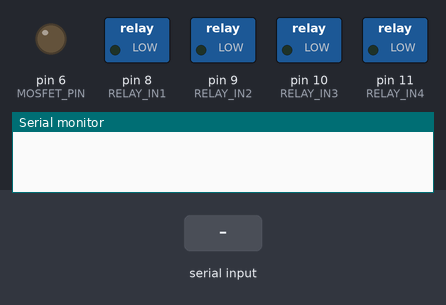
The sketch below on a simulated Arduino Uno, built with avr-gcc and run on an emulated ATmega328P. On the bench: switched loads named in the sketch (green lamp = pin HIGH), output pins drawn as LEDs (lit = HIGH), the last lines printed to the serial monitor. The test bench sets the inputs (shaded band).

Above: at 1.2 s.
1.3 s: "O" received over Serial
At 1.9 s:
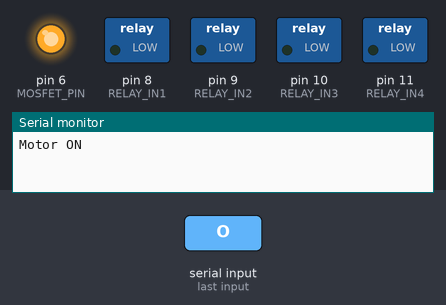
4.3 s: "1" received over the second serial link
At 5.3 s:
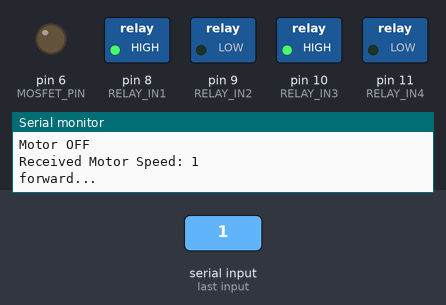
5.8 s: "2" received over the second serial link
At 6.5 s:
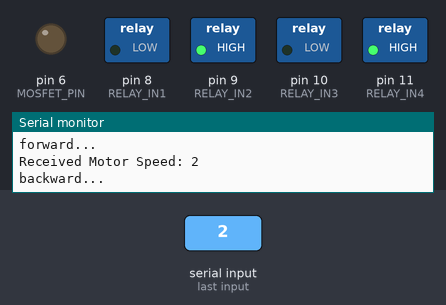
7.3 s: "3" received over the second serial link
At 7.6 s:
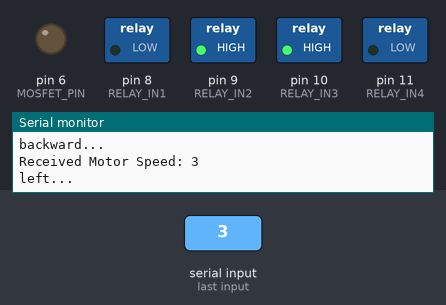
8.8 s: "4" received over the second serial link
At 9.9 s:
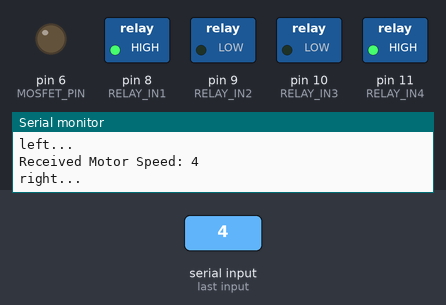
10.3 s: "O" received over Serial
At 11.1 s:
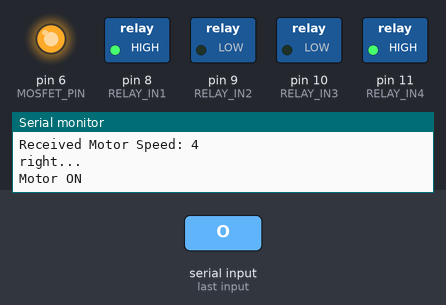
Timing chart, 0 to 13.8 s (numbered marks = the images above; inputs shaded):
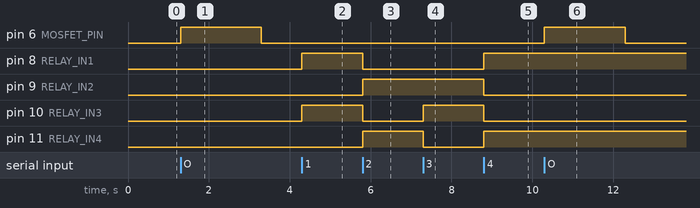

The sketch:

TOYSTICK_RX.ino
```cpp
#include <SoftwareSerial.h>

#define HC12_TX 3  // HC-12 TX Pin (Arduino TX)
#define HC12_RX 2  // HC-12 RX Pin (Arduino RX)
#define RELAY_IN1 8
#define RELAY_IN2 9
#define RELAY_IN3 10
#define RELAY_IN4 11
#define MOSFET_PIN 6

SoftwareSerial hc12(HC12_TX, HC12_RX);  // HC-12 Serial Communication

void setup() {
  Serial.begin(9600);
  hc12.begin(9600);

  pinMode(RELAY_IN1, OUTPUT);
  pinMode(RELAY_IN2, OUTPUT);
  pinMode(RELAY_IN3, OUTPUT);
  pinMode(RELAY_IN4, OUTPUT);
  pinMode(MOSFET_PIN, OUTPUT);

  digitalWrite(RELAY_IN1, LOW);
  digitalWrite(RELAY_IN2, LOW);
  digitalWrite(RELAY_IN3, LOW);
  digitalWrite(RELAY_IN4, LOW);
}

void loop() {
  if (hc12.available()) {
    char motorSpeed = hc12.read();  // Read joystick value


    Serial.print("Received Motor Speed: ");
    Serial.println(motorSpeed);

    if (motorSpeed == '1') {  // Forward
      digitalWrite(RELAY_IN1, HIGH);
      digitalWrite(RELAY_IN2, LOW);
      digitalWrite(RELAY_IN3, HIGH);
      digitalWrite(RELAY_IN4, LOW);
      Serial.println("forward...");

    } else if (motorSpeed == '2') {  // back
      digitalWrite(RELAY_IN1, LOW);
      digitalWrite(RELAY_IN2, HIGH);
      digitalWrite(RELAY_IN3, LOW);
      digitalWrite(RELAY_IN4, HIGH);
      Serial.println("backward...");
    } else if (motorSpeed == '3') {  // right
      digitalWrite(RELAY_IN1, LOW);
      digitalWrite(RELAY_IN2, HIGH);
      digitalWrite(RELAY_IN3, HIGH);
      digitalWrite(RELAY_IN4, LOW);
      Serial.println("left...");
    }

    else if (motorSpeed == '4') {  // left
      digitalWrite(RELAY_IN1, HIGH);
      digitalWrite(RELAY_IN2, LOW);
      digitalWrite(RELAY_IN3, LOW);
      digitalWrite(RELAY_IN4, HIGH);
      Serial.println("right...");
    } else if (motorSpeed == '5') {  // Stop
      digitalWrite(RELAY_IN1, LOW);
      digitalWrite(RELAY_IN2, LOW);
      digitalWrite(RELAY_IN3, LOW);
      digitalWrite(RELAY_IN4, LOW);
      Serial.println("Stopped");
    }
  }
  if (Serial.available()) {        // Check if data is available
    char command = Serial.read();  // Read character

    if (command == 'O') {
      digitalWrite(MOSFET_PIN, HIGH);  // Turn motor ON
      Serial.println("Motor ON");

      delay(2000);
      Serial.println("Motor OFF");
      digitalWrite(MOSFET_PIN, LOW);  // Turn motor ON
    }
  }
}
```

Measured:
- after the input at 1.3 s, pin 6 (MOSFET_PIN): LOW → HIGH at once, → LOW 2.0 s later
- after the input at 4.3 s, pin 8 (RELAY_IN1), pin 10 (RELAY_IN3): LOW → HIGH at once
- after the input at 5.8 s, pin 8 (RELAY_IN1), pin 10 (RELAY_IN3): HIGH → LOW at once; pin 9 (RELAY_IN2), pin 11 (RELAY_IN4): LOW → HIGH at once
- after the input at 7.3 s, pin 10 (RELAY_IN3): LOW → HIGH at once; pin 11 (RELAY_IN4): HIGH → LOW at once
- after the input at 8.8 s, pin 8 (RELAY_IN1), pin 11 (RELAY_IN4): LOW → HIGH at once; pin 9 (RELAY_IN2), pin 10 (RELAY_IN3): HIGH → LOW at once
- after the input at 10.3 s, pin 6 (MOSFET_PIN): LOW → HIGH at once, → LOW 2.0 s later
